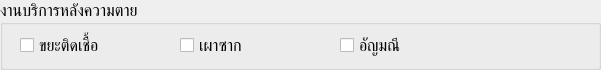
  <widget class="QGroupBox" name="gb_service_type">
   <property name="geometry">
    <rect>
     <x>20</x>
     <y>10</y>
     <width>601</width>
     <height>70</height>
    </rect>
   </property>
   <property name="font">
    <font>
     <pointsize>12</pointsize>
    </font>
   </property>
   <property name="title">
    <string>งานบริการหลังความตาย</string>
   </property>
   <widget class="QCheckBox" name="rb_waste">
    <property name="geometry">
     <rect>
      <x>20</x>
      <y>30</y>
      <width>150</width>
      <height>30</height>
     </rect>
    </property>
    <property name="minimumSize">
     <size>
      <width>150</width>
      <height>30</height>
     </size>
    </property>
    <property name="maximumSize">
     <size>
      <width>150</width>
      <height>30</height>
     </size>
    </property>
    <property name="font">
     <font>
      <pointsize>12</pointsize>
     </font>
    </property>
    <property name="text">
     <string>ขยะติดเชื้อ</string>
    </property>
   </widget>
   <widget class="QCheckBox" name="rb_cremation">
    <property name="geometry">
     <rect>
      <x>180</x>
      <y>30</y>
      <width>150</width>
      <height>30</height>
     </rect>
    </property>
    <property name="minimumSize">
     <size>
      <width>150</width>
      <height>30</height>
     </size>
    </property>
    <property name="maximumSize">
     <size>
      <width>150</width>
      <height>30</height>
     </size>
    </property>
    <property name="font">
     <font>
      <pointsize>12</pointsize>
     </font>
    </property>
    <property name="text">
     <string>เผาซาก</string>
    </property>
   </widget>
   <widget class="QCheckBox" name="rb_jewelrya">
    <property name="geometry">
     <rect>
      <x>340</x>
      <y>30</y>
      <width>150</width>
      <height>30</height>
     </rect>
    </property>
    <property name="minimumSize">
     <size>
      <width>150</width>
      <height>30</height>
     </size>
    </property>
    <property name="maximumSize">
     <size>
      <width>150</width>
      <height>30</height>
     </size>
    </property>
    <property name="font">
     <font>
      <pointsize>12</pointsize>
     </font>
    </property>
    <property name="text">
     <string>อัญมณี</string>
    </property>
   </widget>
  </widget>
